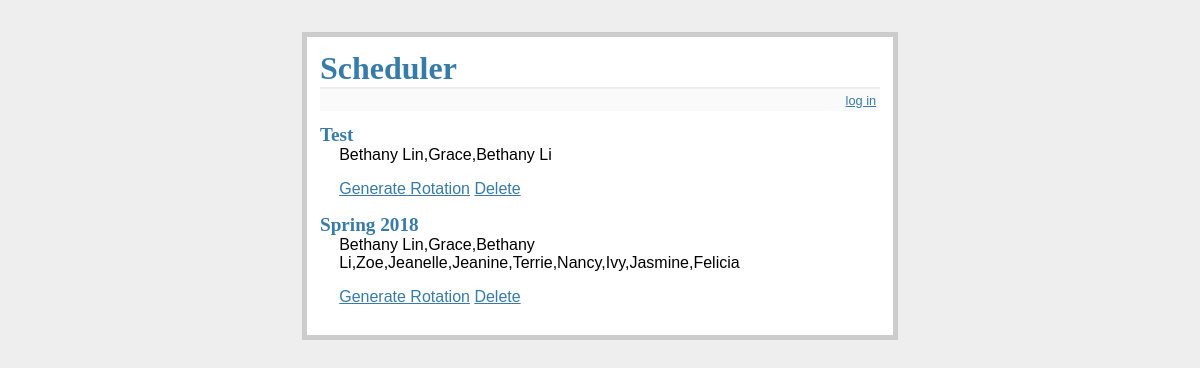
Before: / with the older database file.
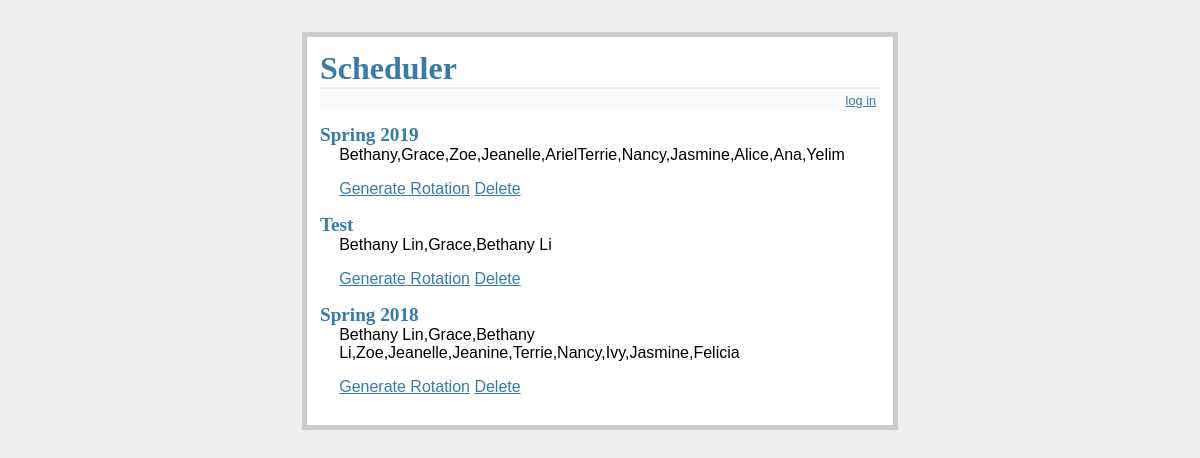
After: the same page with the newer database file.
### tables this page shows
CREATE TABLE entries (
  id integer primary key autoincrement,
  title text not null,
  'names' text not null,
  'chores' text not null,
  'constraints' text,
  'weeks' integer
);

### flaskr.py (the view)
@app.route('/')
def show_entries():
    db = get_db()
    cur = db.execute('select title, names, chores, constraints, weeks from entries order by id desc')
    entries = cur.fetchall()
    return render_template('show_entries.html', entries=entries)

### flaskr.py (called while the page is built)
def connect_db():
    rv = sqlite3.connect(app.config['DATABASE'])
    rv.row_factory = sqlite3.Row
    return rv

def get_db():
    if not hasattr(g, 'sqlite_db'):
        g.sqlite_db = connect_db()
    return g.sqlite_db

### templates/show_entries.html (shortened to what this page needs)
{% extends "layout.html" %}
{% block body %}
  <ul class=entries>
  {% for entry in entries %}
    <li><h2>{{ entry.title }}</h2>{{ entry.names|safe }}
      <P>
      <a href="{{ url_for('generate_rotation', entry_title = entry.title) }}">Generate Rotation</a>
      <a href="{{ url_for('delete_entry', entry_title = entry.title) }}">Delete</a>
      </P>
  {% else %}
    <li><em>Enter names, tasks, and contstraints separated by commas.</em>
  {% endfor %}
  </ul>
{% endblock %}

### templates/layout.html (shortened to what this page needs)
<!doctype html>
<link rel=stylesheet type=text/css href="{{ url_for('static', filename='style.css') }}">
<div class=page>
  <h1>Scheduler</h1>
  <div class=metanav>
  {% if not session.logged_in %}
    <a href="{{ url_for('login') }}">log in</a>
  {% else %}
    <a href="{{ url_for('logout') }}">log out</a>
  {% endif %}
  </div>
  {% block body %}{% endblock %}
</div>

### static/style.css (style rules this page uses)
a, h1, h2 { color: #377ba8; }
h1, h2 { font-family: 'Georgia', serif; margin: 0; }
h1 { border-bottom: 2px solid #eee; }
h2 { font-size: 1.2em; }
.page { margin: 2em auto; width: 35em; border: 5px solid #ccc; padding: 0.8em; background: white; }
.entries { list-style: none; margin: 0; padding: 0; }
.entries li { margin: 0.8em 1.2em; }
.entries li h2 { margin-left: -1em; }
.metanav { text-align: right; font-size: 0.8em; padding: 0.3em; margin-bottom: 1em; background: #fafafa; }

Changed rows visible on the page:
added entries: title "Spring 2019", names "Bethany,Grace,Zoe,Jeanelle,ArielTerrie,Nancy,Jasmine,Alice,Ana,Yelim"
